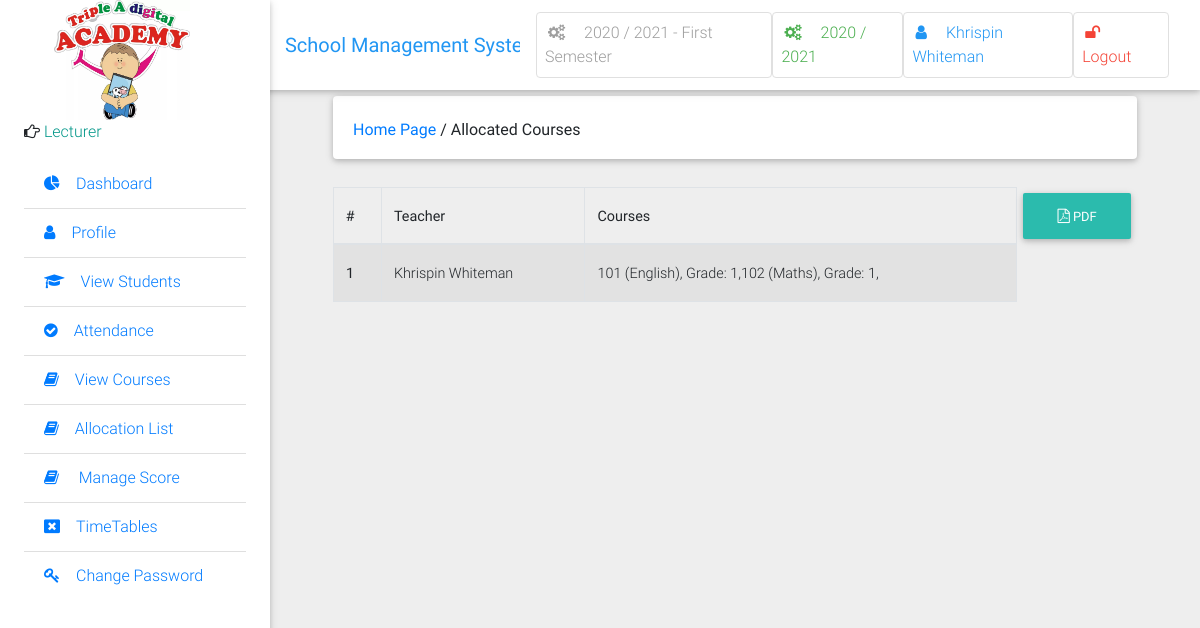
Screenshot of /course/allocated/ (signed in) with the database file from the repository.
### school/models.py (models this page shows, shortened)
class Semester(models.Model):
    semester = models.CharField(max_length=10, choices=SEMESTER, blank=True)
    is_current_semester = models.BooleanField(default=False, blank=True, null=True)
    session = models.ForeignKey(Session, on_delete=models.CASCADE, blank=True, null=True)
    next_semester_begins = models.DateField(null=True, blank=True)
    def __str__(self):
        return str(self.session) + ' - ' + str(self.semester)

class Session(models.Model):
    session = models.CharField(max_length=200, unique=True)
    is_current_session = models.BooleanField(default=False, blank=True, null=True)
    next_session_begins = models.DateField(blank=True, null=True)
    def __str__(self):
        return self.session

class User(AbstractUser):
    is_student = models.BooleanField(default=False)
    is_lecturer = models.BooleanField(default=False)
    is_librarian = models.BooleanField(default=False)
    is_parent = models.BooleanField(default=False)
    phone = models.CharField(max_length=60, blank=True, null=True)
    address = models.CharField(max_length=60, blank=True, null=True)
    picture = models.ImageField(upload_to="users/pictures/%Y/%m/%d'", blank=True, null=True)
    email = models.EmailField(blank=True, null=True)
    password_type = models.CharField('Password Type', default='Expirable', max_length=200, choices=PASSWORD_TYPES)
    days_for_password_expiry = models.ForeignKey(PasswordConfigurations, on_delete=models.CASCADE, null=True, blank=True)
    last_password_reset_date = models.DateField('Reset On', auto_now=True)
    password_expiry_date = models.DateField(editable=False, null=True, blank=True)
    is_password_expired = models.BooleanField(default=False,)
    username_validator = ASCIIUsernameValidator()
    def get_full_name(self):
        full_name = self.username
        if self.first_name and self.last_name:
            full_name = self.first_name + " " + self.last_name
        return full_name
    def __str__(self):
        return self.get_full_name()

class CourseAllocation(models.Model):
    lecturer = models.ForeignKey(User, on_delete=models.CASCADE)
    courses = models.ManyToManyField(Course, related_name='allocated_course')
    session = models.ForeignKey(Session, on_delete=models.CASCADE, blank=True, null=True)

class Course(models.Model):
    courseTitle = models.CharField(max_length=200)
    courseCode = models.CharField(max_length=200, unique=True)
    description = models.TextField(max_length=200, blank=True)
    level = models.ForeignKey(Level, verbose_name='Grade', default='', on_delete=models.CASCADE)
    semester = models.ForeignKey(Semester, on_delete=models.CASCADE)
    is_elective = models.BooleanField(default=False, blank=True, null=True)
    def __str__(self):
        return self.courseCode + " (" + self.courseTitle + "), Grade: " + str(self.level)

class Level(models.Model):
    level = models.CharField('Grade', max_length=200, )
    def __str__(self):
        return self.level
    class Meta:
        verbose_name_plural = 'Levels/Grades'
        verbose_name = 'Level/Grade'

### school/views.py (the view)
# urls.py: path('course/allocated/', views.course_allocation_view, name='course_allocation_view'),
@login_required
@lecturer_required
def course_allocation_view(request):
    allocated_courses = CourseAllocation.objects.all()
    return render(request, 'administrator/course_allocation_view.html', {"allocated_courses": allocated_courses})

### school/context_processors.py (called while the page is built)
def session_processor(request):
	current_session = Session.objects.get(is_current_session=True)
	return {"current_session": current_session}

def semester_processor(request):
	current_semester = Semester.objects.get(is_current_semester=True)
	return {"current_semester": current_semester}

### school/templates/administrator/course_allocation_view.html (shortened to what this page needs)
{% extends 'school/base.html' %}
{% block side_bar %}
    {% include 'school/partial_active_element.html' with active='course_allocation_view' %}
{% endblock %}
{% block content %}
	<div class="container-fluid mt-5">
            <div class="card mb-4 wow fadeIn">
                <div class="card-body d-sm-flex justify-content-between">
                    <h6 class="mb-2 mb-sm-0 pt-1">
                        <a href="/">Home Page</a>
                        <span>/</span>
                        <span>Allocated Courses</span>
                    </h6>
                </div>
            </div>
            <h6 class="mb-2 mb-sm-0 pt-1">
            <a class="pull-right btn btn-default btn-rounded mb-3" href="" class="btn btn-default btn-rounded mb-4">
               <i class="fa fa-file-pdf-o" aria-hidden="true"></i> PDF
            </a>
            </h6>
  <div class="table-wrapper-scroll-y">
  <table class="table table-bordered table-striped">
                     <thead>
                        <tr>
                          <th scope="col">#</th>
                          <th scope="col">Teacher</th>
                          <th scope="col">Courses</th>
                        </tr>
                    </thead>
                {% for course in allocated_courses %}
                    <tbody>
                        <tr>
                          <th scope="row">{{ forloop.counter }}</th>
                          <td>{{ course.lecturer }}</td>
                          <td>{% for i in course.courses.all %}{{ i }},{% endfor %}</td>
                        </tr>
                {% endfor %}
                 </table>
            </div>
        </div>
        <br>
{% endblock %}

### school/templates/school/base.html (shortened to what this page needs)
{% load static %}
<!DOCTYPE html>
<html lang="en">
<head>
    <link rel="stylesheet" href="https://maxcdn.bootstrapcdn.com/font-awesome/4.7.0/css/font-awesome.min.css">
    <link href="{% static 'school/css/bootstrap.min.css' %}" rel="stylesheet">
    <link href="{% static 'school/css/mdb.min.css' %}" rel="stylesheet">
    <link href="{% static 'school/css/style.css' %}" rel="stylesheet">
</head>
<body class="grey lighten-3">
<header>
    <nav class="navbar fixed-top navbar-expand-lg navbar-light white scrolling-navbar">
        <div class="container-fluid">
            <a class="navbar-brand waves-effect" href="/">
                <strong class="blue-text">School Management System</strong>
            </a>
            <div class="collapse navbar-collapse" id="navbarSupportedContent">
                <ul class="navbar-nav nav-flex-icons">
                    <li class="nav-item">
                        <a href="{% if request.user.is_superuser %}{% url 'manage_semester' %}{% else %}#{% endif %}"
                           class="nav-link border border-light grey-text rounded waves-effect">
                            <i class="fa fa-cogs mr-3"></i>{{ current_semester }} Semester
                        </a>
                    </li>
                    <li class="nav-item">
                        <a href="{% if request.user.is_superuser %}{% url 'manage_session' %}{% else %}#{% endif %}"
                           class="nav-link border border-light green-text rounded waves-effect">
                            <i class="fa fa-cogs mr-3"></i>{{ current_session }}
                        </a>
                    </li>
                    <li class="nav-item">
                        <a href="{% url 'profile' %}"
                           class="nav-link border border-light rounded waves-effect blue-text">
                            <i class="fa fa-user mr-3"></i>{{ user|capfirst }}
                        </a>
                    </li>
                    <li class="nav-item">
                        <a href="/accounts/logout/" class="nav-link border border-light rounded waves-effect red-text">
                            <i class="fa fa-unlock mr-3"></i>Logout
                        </a>
                    </li>
                </ul>
            </div>
        </div>
    </nav>
    <div class="sidebar-fixed position-fixed">
        <img src="{% static 'img/logo.jpg' %}" id="icon" class="logo" style="margin-left: 30px">
        {% if request.user.is_lecturer %}
            <p><i class="fa fa-hand-o-right" aria-hidden="true"></i>
                <span class="teal-text text-center"> Lecturer</span></p>
        {% elif request.user.is_student %}
            <p><i class="fa fa-hand-o-right" aria-hidden="true"></i>
                <span class="teal-text text-center"> Student</span></p>
        {% elif request.user.is_parent %}
            <p><i class="fa fa-hand-o-right" aria-hidden="true"></i>
                <span class="teal-text text-center"> Parent</span></p>
        {% elif request.user.is_librarian %}
            <p><i class="fa fa-hand-o-right" aria-hidden="true"></i>
                <span class="teal-text text-center"> Library</span></p>
        {% else %}
            <p><i class="fa fa-hand-o-right" aria-hidden="true"></i>
                <span class="teal-text text-center"> System Admin</span></p>
        {% endif %}
        <div class="dashboard">
            {% block side_bar %}{% endblock side_bar %}
        </div>
    </div>
</header>
<main class="pt-5 mx-lg-5">
    {% block content %} {% endblock %}
</main>
<footer>
    <a href="https://seal.beyondsecurity.com/vulnerability-scanner-verification/admi.vginfotec.xyz"><img
            alt="Website Security Test" border="0"></a>
</footer>
</body>
</html>

### school/static/school/css/style.css (style rules this page uses)
.sidebar-fixed { height: 100vh; width: 270px; -webkit-box-shadow: 0 2px 5px 0 rgba(0, 0, 0, 0.16), 0 2px 10px 0 rgba(0, 0, 0, 0.12); box-shadow: 0 2px 5px 0 rgba(0, 0, 0, 0.16), 0 2px 10px 0 rgba(0, 0, 0, 0.12); z-index: 1050; background-color: #fff; padding: 1.5rem; padding-top: 0; }
@media (min-width: 1200px) { .navbar, .page-footer, main { padding-left: 270px; } }
.logo { text-shadow: rgb(179, 179, 179) 0px 0px 0px, rgb(180, 180, 180) 1px 1px 0px, rgb(182, 182, 182) 2px 2px 0px, rgb(184, 184, 184) 3px 3px 0px, rgb(185, 185, 185) 4px 4px 0px, rgb(187, 187, 187) 5px 5px 0px, rgb(189, 189, 189) 6px 6px 0px, rgb(190, 190, 190) 7px 7px 0px, rgb(192, 192, 192) 8px 8px 0px, rgb(194, 194, 194) 9px 9px 0px, rgb(195, 195, 195) 10px 10px 0px, rgb(197, 197, 197) 11px 11px 0px, rgb(199, 199, 199) 12px 12px 0px, rgb(201, 201, 201) 13px 13px 0px, rgb(202, 202, 202) 14px 14px 0px, rgb(204, 204, 204) 15px 15px 0px, rgb(206, 206, 206) 16px 16px 0px, rgb(207, 207, 207) 17px 17px 0px, rgb(209, 209, 209) 18px 18px 0px, rgb(211, 211, 211) 19px 19px 0px, rgb(212, 212, 212) 20px 20px 0px, rgb(214, 214, 214) 21px 21px 0px, rgb(216, 216, 216) 22px 22px 0px, rgb(218, 218, 218) 23px 23px 0px, rgb(219, 219, 219) 24px 24px 0px, rgb(221, 221, 221) 25px 25px 0px, rgb(223, 223, 223) 26px 26px 0px, rgb(224, 224, 224) 27px 27px 0px, rgb(226, 226, 226) 28px 28px 0px, rgb(228, 228, 228) 29px 29px 0px, rgb(230, 230, 230) 30px 30px 0px, rgb(231, 231, 231) 31px 31px 0px, rgb(233, 233, 233) 32px 32px 0px, rgb(235, 235, 235) 33px 33px 0px, rgb(236, 236, 236) 34px 34px 0px, rgb(238, 238, 238) 35px 35px 0px, rgb(240, 240, 240) 36px 36px 0px, rgb(241, 241, 241) 37px 37px 0px, rgb(243, 243, 243) 38px 38px 0px, rgb(245, 245, 245) 39px 39px 0px, rgb(247, 247, 247) 40px 40px 0px, rgb(248, 248, 248) 41px 41px 0px, rgb(250, 250, 250) 42px 42px 0px, rgb(252, 252, 252) 43px 43px 0px, rgb(253, 253, 253) 44px 44px 0px; font-size: 40px; color: rgb(95, 89, 255); height: 120px; width: 136px; line-height: 136px; border-radius: ; text-align: center; background-color: rgb(255, 255, 255); }

### school/templates/school/base.html (style rules this page uses)
.dashboard { display: block; max-height: 500px; overflow-y: auto; -ms-overflow-style: -ms-autohiding-scrollbar; }

### school/templates/administrator/course_allocation_view.html (style rules this page uses)
.table-wrapper-scroll-y { display: block; max-height: 350px; overflow-y: auto; -ms-overflow-style: -ms-autohiding-scrollbar; }

### rows the page displays
Semester: session+semester "2020 / 2021 - First"
Session: session "2020 / 2021"
User: username+first_name+last_name "Khrispin Whiteman"
CourseAllocation: lecturer "Khrispin Whiteman"
Course: courseCode+courseTitle+level "101 (English), Grade: 1"
Course: courseCode+courseTitle+level "102 (Maths), Grade: 1"
